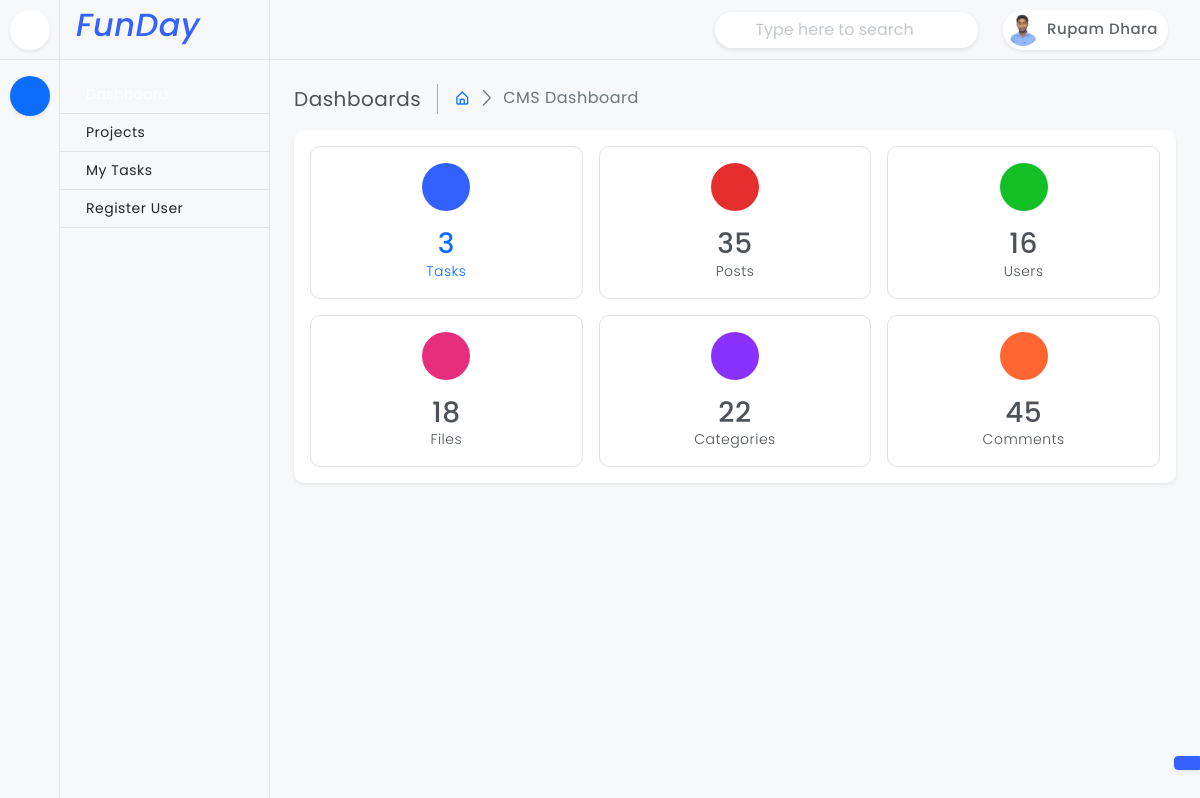
The page / (signed in) on the database its author committed.
### account/models.py (models this page shows, shortened)
class Member(AbstractUser):
    username = None
    email = models.EmailField(unique=True)
    profile_image = models.ImageField(upload_to='user/', null=True, blank=True)
    designation = models.CharField(max_length=255, null=True, blank=True)
    objects = UserManager()
    USERNAME_FIELD = 'email'
    REQUIRED_FIELDS = []

### core/views.py (the view)
# urls.py: 2. Add a URL to urlpatterns:  path('', Home.as_view(), name='home')
@cache_control(no_cache=True, must_revalidate=True, no_store=True)
def Home(request):
    theme = request.session.get('inlineRadioOptions')
    taskcount = Task.objects.count()
    data = {
        'theme' : theme,
        'taskcount' : taskcount
    }
    return render(request, 'index.html', data)

### templates/index.html (shortened to what this page needs)
{% extends "base.html" %}
{% block 'content' %}
    <main class="page-content">
        <div class="page-breadcrumb d-none d-sm-flex align-items-center mb-3">
            <div class="breadcrumb-title pe-3">Dashboards</div>
            <div class="ps-3">
                <nav aria-label="breadcrumb">
                    <ol class="breadcrumb mb-0 p-0">
                        <li class="breadcrumb-item"><a href="javascript:;"><i class="bx bx-home-alt"></i></a>
                        </li>
                        <li class="breadcrumb-item active" aria-current="page">CMS Dashboard </li>
                    </ol>
                </nav>
            </div>
        </div>
        <div class="card radius-10 w-100">
            <div class="card-body">
                <div class="row row-cols-1 row-cols-sm-2 row-cols-md-2 row-cols-xl-3 row-cols-xxl-3 g-3">
                    <div class="col">
                        <a href="{% url "task" %}">
                            <div class="card radius-10 mb-0 border shadow-none">
                                <div class="card-body text-center">
                                    <div class="widget-icon mx-auto mb-3 bg-tiffany text-white">
                                    </div>
                                    <h3 class="mb-0">{{taskcount}}</h3>
                                    <p class="mb-0">Tasks</p>
                                </div>
                            </div>
                        </a>
                    </div>
                    <div class="col">
                        <div class="card radius-10 mb-0 border shadow-none">
                            <div class="card-body text-center">
                                <div class="widget-icon mx-auto mb-3 bg-danger text-white">
                                </div>
                                <h3 class="mb-0">35</h3>
                                <p class="mb-0">Posts</p>
                            </div>
                        </div>
                    </div>
                    <div class="col">
                        <div class="card radius-10 mb-0 border shadow-none">
                            <div class="card-body text-center">
                                <div class="widget-icon mx-auto mb-3 bg-success text-white">
                                </div>
                                <h3 class="mb-0">16</h3>
                                <p class="mb-0">Users</p>
                            </div>
                        </div>
                    </div>
                    <div class="col">
                        <div class="card radius-10 mb-0 border shadow-none">
                            <div class="card-body text-center">
                                <div class="widget-icon mx-auto mb-3 bg-pink text-white">
                                </div>
                                <h3 class="mb-0">18</h3>
                                <p class="mb-0">Files</p>
                            </div>
                        </div>
                    </div>
                    <div class="col">
                        <div class="card radius-10 mb-0 border shadow-none">
                            <div class="card-body text-center">
                                <div class="widget-icon mx-auto mb-3 bg-purple text-white">
                                </div>
                                <h3 class="mb-0">22</h3>
                                <p class="mb-0">Categories</p>
                            </div>
                        </div>
                    </div>
                    <div class="col">
                        <div class="card radius-10 mb-0 border shadow-none">
                            <div class="card-body text-center">
                                <div class="widget-icon mx-auto mb-3 bg-orange text-white">
                                </div>
                                <h3 class="mb-0">45</h3>
                                <p class="mb-0">Comments</p>
                            </div>
                        </div>
                    </div>
                </div>
            </div>
        </div>
    </main>
{% endblock 'content' %}

### templates/base.html (shortened to what this page needs)
<!doctype html>
{% load static %}
<head>
    <link href="{% static 'plugins/simplebar/css/simplebar.css' %}" rel="stylesheet" />
    <link href="{% static 'plugins/perfect-scrollbar/css/perfect-scrollbar.css' %}" rel="stylesheet" />
    <link href="{% static 'plugins/datatable/css/dataTables.bootstrap5.min.css' %}" rel="stylesheet" />
    <link href="{% static 'css/bootstrap.min.css' %}" rel="stylesheet" />
    <link href="{% static 'css/bootstrap-extended.css' %}" rel="stylesheet" />
    <link href="{% static 'css/style.css' %}" rel="stylesheet" />
    <link href="{% static 'css/icons.css' %}" rel="stylesheet">
    <link rel="stylesheet" href="https://cdnjs.cloudflare.com/ajax/libs/bootstrap-icons/1.10.5/font/bootstrap-icons.min.css' %}" />
    <link href="{% static 'css/pace.min.css' %}" rel="stylesheet" />
    <link href="{% static 'css/dark-theme.css' %}" rel="stylesheet" />
    <link href="{% static 'css/light-theme.css' %}" rel="stylesheet" />
    <link href="{% static 'css/semi-dark.css' %}" rel="stylesheet" />
    <link href="{% static 'css/header-colors.css' %}" rel="stylesheet" />
</head>
<body>
    <div class="wrapper">
        <header class="top-header">
            <nav class="navbar navbar-expand">
                <form class="searchbar d-none d-xl-flex ms-auto">
                    <input class="form-control" type="text" placeholder="Type here to search">
                </form>
                <div class="top-navbar-right ms-3">
                    <ul class="navbar-nav align-items-center">
                        {% if request.user.is_authenticated %}
                        <li class="nav-item dropdown dropdown-large">
                            <a class="nav-link dropdown-toggle dropdown-toggle-nocaret" href="#"
                                data-bs-toggle="dropdown">
                                <div class="user-setting d-flex align-items-center gap-1">
                                    <img src="/media/{{ request.user.profile_image }}" class="user-img" alt="">
                                    <div class="user-name d-none d-sm-block">{{ request.user.first_name }} {{request.user.last_name }}</div>
                                </div>
                            </a>
                        </li>
                        {% endif %}
                    </ul>
                </div>
            </nav>
        </header>
        <aside class="sidebar-wrapper">
            <div class="iconmenu">
                <div class="nav-toggle-box">
                    <div class="nav-toggle-icon"></div>
                </div>
                <ul class="nav nav-pills flex-column">
                    <li class="nav-item" data-bs-toggle="tooltip" data-bs-placement="right" title="Dashboards">
                        <button class="nav-link active" data-bs-toggle="pill" data-bs-target="#pills-dashboards"
                            type="button"></button>
                    </li>
                </ul>
            </div>
            <div class="textmenu">
                <div class="brand-logo text-center">
                    <h2 class="text-primary"><em>FunDay </em></h2>
                </div>
                <div class="tab-content">
                    <div class="tab-pane fade active show" id="pills-dashboards">
                        <div class="list-group list-group-flush">
                            <a href="{% url 'home' %}" class="list-group-item">Dashboard</a>
                            <a href="{% url 'project' %}" class="list-group-item"></i>Projects</a>
                            <a href="{% url 'task' %}" class="list-group-item">My Tasks</a>
                            {% if request.user.is_staff == 1 %}<a href="{% url 'registration' %}"
                                class="list-group-item">Register User</a>{% endif %}
                        </div>
                    </div>
                </div>
            </div>
        </aside>
        {% block 'content' %}{% endblock 'content' %}
        <div class="switcher-body">
            <button class="btn btn-primary btn-switcher shadow-sm" type="button" data-bs-toggle="offcanvas"
                data-bs-target="#offcanvasScrolling" aria-controls="offcanvasScrolling"></button>
        </div>
    </div>
</body>
</html>

### rows shown on the page
Member: user.profile_image (picture), user.first_name "Rupam", user.last_name "Dhara"

### other values the page prints
{{ taskcount }} "3"
